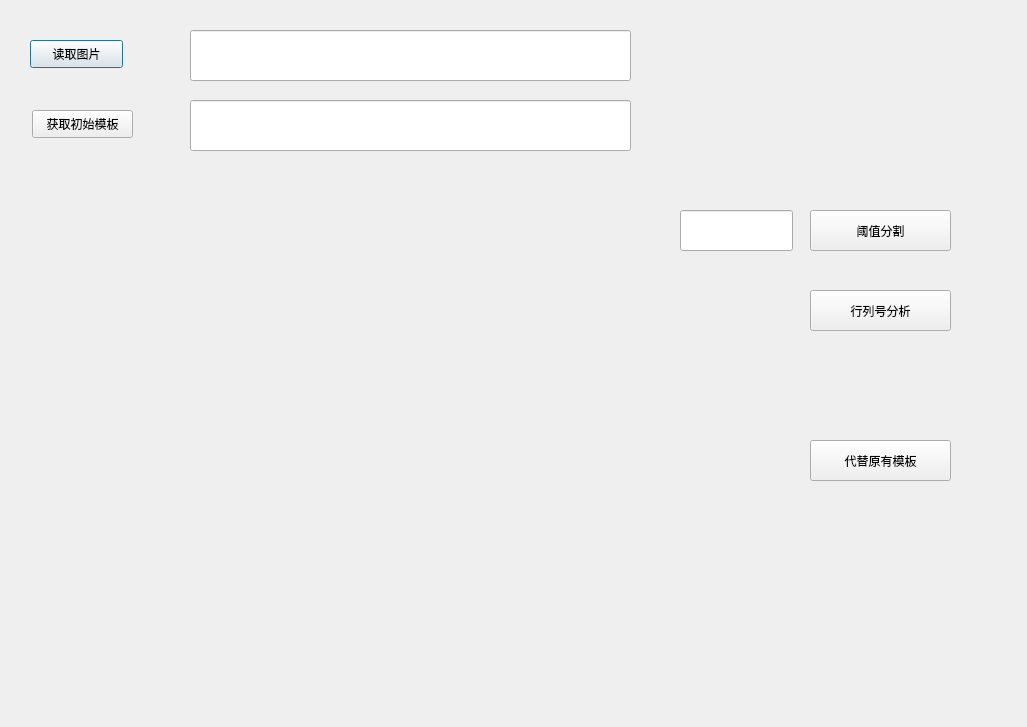
<?xml version="1.0" encoding="UTF-8"?>
<ui version="4.0">
 <class>Dialog</class>
 <widget class="QDialog" name="Dialog">
  <property name="geometry">
   <rect>
    <x>0</x>
    <y>0</y>
    <width>1027</width>
    <height>727</height>
   </rect>
  </property>
  <property name="windowTitle">
   <string>Dialog</string>
  </property>
  <widget class="QPushButton" name="pushButton">
   <property name="geometry">
    <rect>
     <x>30</x>
     <y>40</y>
     <width>93</width>
     <height>28</height>
    </rect>
   </property>
   <property name="text">
    <string>读取图片</string>
   </property>
  </widget>
  <widget class="QLabel" name="label">
   <property name="geometry">
    <rect>
     <x>30</x>
     <y>170</y>
     <width>631</width>
     <height>531</height>
    </rect>
   </property>
   <property name="text">
    <string/>
   </property>
  </widget>
  <widget class="QPushButton" name="pushButton_2">
   <property name="geometry">
    <rect>
     <x>810</x>
     <y>210</y>
     <width>141</width>
     <height>41</height>
    </rect>
   </property>
   <property name="text">
    <string>阈值分割</string>
   </property>
  </widget>
  <widget class="QLineEdit" name="lineEdit">
   <property name="geometry">
    <rect>
     <x>190</x>
     <y>30</y>
     <width>441</width>
     <height>51</height>
    </rect>
   </property>
  </widget>
  <widget class="QLineEdit" name="lineEdit_2">
   <property name="geometry">
    <rect>
     <x>680</x>
     <y>210</y>
     <width>113</width>
     <height>41</height>
    </rect>
   </property>
  </widget>
  <widget class="QPushButton" name="pushButton_3">
   <property name="geometry">
    <rect>
     <x>32</x>
     <y>110</y>
     <width>101</width>
     <height>28</height>
    </rect>
   </property>
   <property name="text">
    <string>获取初始模板</string>
   </property>
  </widget>
  <widget class="QLineEdit" name="lineEdit_3">
   <property name="geometry">
    <rect>
     <x>190</x>
     <y>100</y>
     <width>441</width>
     <height>51</height>
    </rect>
   </property>
  </widget>
  <widget class="QPushButton" name="pushButton_4">
   <property name="geometry">
    <rect>
     <x>810</x>
     <y>290</y>
     <width>141</width>
     <height>41</height>
    </rect>
   </property>
   <property name="text">
    <string>行列号分析</string>
   </property>
  </widget>
  <widget class="QPushButton" name="pushButton_5">
   <property name="geometry">
    <rect>
     <x>810</x>
     <y>440</y>
     <width>141</width>
     <height>41</height>
    </rect>
   </property>
   <property name="text">
    <string>代替原有模板</string>
   </property>
  </widget>
 </widget>
 <resources/>
 <connections/>
 <slots>
  <slot>Threshold_Adjust()</slot>
 </slots>
</ui>
